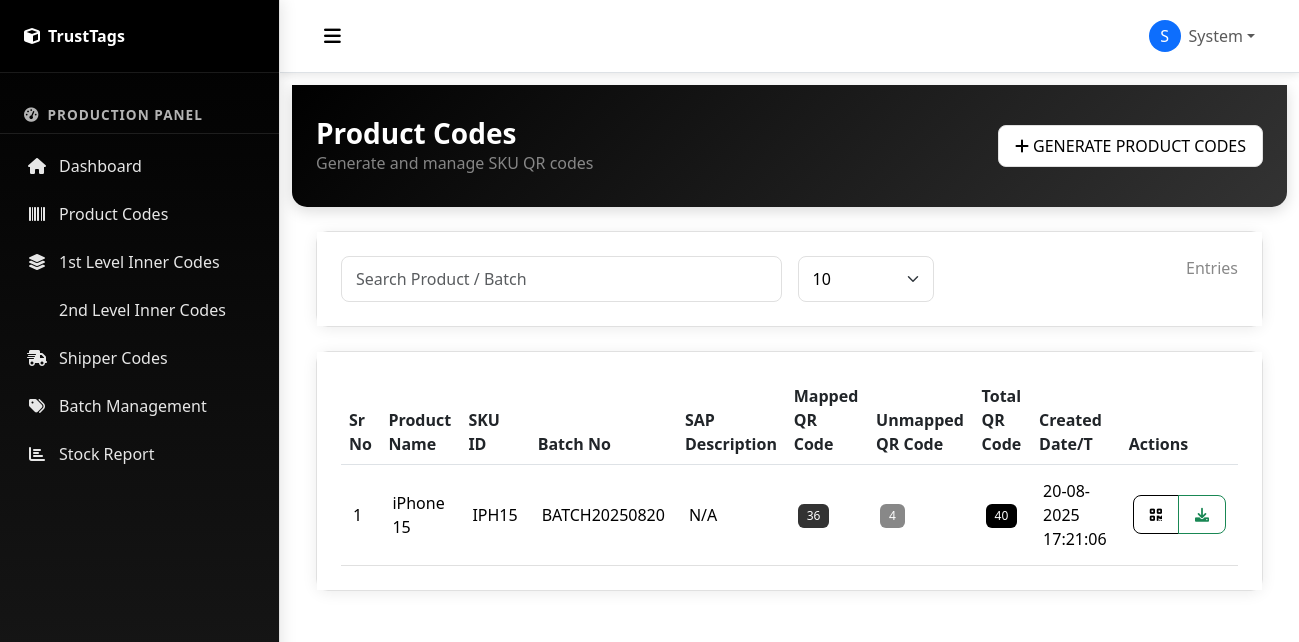
Page /product-codes (signed in) on the committed database.
### models.py (models this page shows, shortened)
class User(UserMixin, db.Model):
    __tablename__ = 'users'
    id = db.Column(db.Integer, primary_key=True)
    email = db.Column(db.String(120), unique=True, nullable=False)
    password_hash = db.Column(db.String(256), nullable=False)
    first_name = db.Column(db.String(100), nullable=True)
    last_name = db.Column(db.String(100), nullable=True)
    profile_image_url = db.Column(db.String, nullable=True)
    role = db.Column(db.String(20), default='user')  # user, admin
    factory_id = db.Column(db.String, nullable=True)
    is_active = db.Column(db.Boolean, default=True)
    created_at = db.Column(db.DateTime, default=datetime.now)
    updated_at = db.Column(db.DateTime, default=datetime.now, onupdate=datetime.now)

class ProductCode(db.Model):
    __tablename__ = 'product_codes'
    id = db.Column(db.Integer, primary_key=True)
    product_id = db.Column(db.String, db.ForeignKey('products.id'), nullable=False)
    batch_id = db.Column(db.String, db.ForeignKey('batches.id'), nullable=False)
    qr_code = db.Column(db.String(500), nullable=False)
    mapped_codes = db.Column(db.Integer, default=0)
    unmapped_codes = db.Column(db.Integer, default=0)
    total_codes = db.Column(db.Integer, default=0)
    created_at = db.Column(db.DateTime, default=datetime.now)
    product = db.relationship('Product', backref='product_codes')
    batch = db.relationship('Batch', backref='product_codes')

class Product(db.Model):
    __tablename__ = 'products'
    id = db.Column(db.String, primary_key=True)
    name = db.Column(db.String(200), nullable=False)
    sku_id = db.Column(db.String(100), unique=True, nullable=False)
    gtin = db.Column(db.String(50), nullable=True)
    mrp = db.Column(db.Float, nullable=True)
    registration_no = db.Column(db.String(100), nullable=True)
    sap_description = db.Column(db.Text, nullable=True)
    image_url = db.Column(db.String(500), nullable=True)
    created_at = db.Column(db.DateTime, default=datetime.now)

class Batch(db.Model):
    __tablename__ = 'batches'
    id = db.Column(db.String, primary_key=True)
    batch_no = db.Column(db.String(100), nullable=False)
    product_id = db.Column(db.String, db.ForeignKey('products.id'), nullable=False)
    factory_id = db.Column(db.String, db.ForeignKey('factories.id'), nullable=False)
    mfg_date = db.Column(db.Date, nullable=False)
    expiry_date = db.Column(db.Date, nullable=False)
    qa_status = db.Column(db.String(20), default='OK')  # OK, Rejected
    responded_by = db.Column(db.String(100), nullable=True)
    responded_date = db.Column(db.DateTime, nullable=True)
    reject_reason = db.Column(db.Text, nullable=True)
    created_at = db.Column(db.DateTime, default=datetime.now)
    product = db.relationship('Product', backref='batches')
    factory = db.relationship('Factory', backref='batches')

### routes.py (the view)
@app.route('/product-codes')
@require_login
def product_codes():
    page = request.args.get('page', 1, type=int)
    codes = ProductCode.query.order_by(ProductCode.created_at.desc()).paginate(
        page=page, per_page=10, error_out=False)
    return render_template('product_codes.html', codes=codes)

### replit_auth.py (called while the page is built)
@login_manager.user_loader
def load_user(user_id):
    try:
        if user_id and user_id.isdigit():
            return User.query.get(int(user_id))
        else:
            return None
    except (ValueError, TypeError):
        return None

def require_login(f):
    @wraps(f)
    def decorated_function(*args, **kwargs):
        if not current_user.is_authenticated:
            return redirect(url_for('auth.login', next=request.url))
        return f(*args, **kwargs)
    return decorated_function

### routes.py (called while the page is built)
@app.before_request
def make_session_permanent():
    session.permanent = True

### templates/product_codes.html (shortened to what this page needs)
{% extends "base.html" %}
{% block content %}
<div class="container-fluid">
    <div class="page-header mb-4">
        <div class="row align-items-center">
            <div class="col">
                <h1 class="h3 text-white mb-0">Product Codes</h1>
                <p class="text-white-50 mb-0">Generate and manage SKU QR codes</p>
            </div>
            <div class="col-auto">
                <a href="{{ url_for('generate_product_codes_page') }}" class="btn btn-light">
                    <i class="fas fa-plus me-1"></i>GENERATE PRODUCT CODES
                </a>
            </div>
        </div>
    </div>
    <div class="card mb-4">
        <div class="card-body">
            <div class="row g-3">
                <div class="col-md-6">
                    <input type="text" class="form-control" placeholder="Search Product / Batch" id="searchInput">
                </div>
                <div class="col-md-2">
                    <select class="form-select">
                        <option>10</option>
                    </select>
                </div>
                <div class="col-md-4 text-end">
                    <span class="text-muted">Entries</span>
                </div>
            </div>
        </div>
    </div>
    <div class="card">
        <div class="card-body">
            {% if codes.items %}
            <div class="table-responsive">
                <table class="table table-hover" id="productCodesTable">
                    <thead class="table-purple">
                        <tr>
                            <th>Sr No</th>
                            <th>Product Name</th>
                            <th>SKU ID</th>
                            <th>Batch No</th>
                            <th>SAP Description</th>
                            <th>Mapped QR Code</th>
                            <th>Unmapped QR Code</th>
                            <th>Total QR Code</th>
                            <th>Created Date/T</th>
                            <th>Actions</th>
                        </tr>
                    </thead>
                    <tbody>
                        {% for code in codes.items %}
                        <tr>
                            <td>{{ loop.index + (codes.page - 1) * codes.per_page }}</td>
                            <td>{{ code.product.name if code.product else 'N/A' }}</td>
                            <td>{{ code.product.sku_id if code.product else 'N/A' }}</td>
                            <td>{{ code.batch.batch_no if code.batch else 'N/A' }}</td>
                            <td>{{ code.product.sap_description if code.product and code.product.sap_description else 'N/A' }}</td>
                            <td><span class="badge bg-success">{{ code.mapped_codes }}</span></td>
                            <td><span class="badge bg-warning">{{ code.unmapped_codes }}</span></td>
                            <td><span class="badge bg-primary">{{ code.total_codes }}</span></td>
                            <td>{{ code.created_at.strftime('%d-%m-%Y %H:%M:%S') }}</td>
                            <td>
                                <div class="btn-group btn-group-sm">
                                    <button class="btn btn-outline-primary" onclick="viewQRCode('{{ code.id }}')" title="View QR Code">
                                        <i class="fas fa-qrcode"></i>
                                    </button>
                                    <a href="{{ url_for('export_codes', code_id=code.id) }}" class="btn btn-outline-success" title="Download Excel">
                                        <i class="fas fa-download"></i>
                                    </a>
                                </div>
                            </td>
                        </tr>
                        {% endfor %}
                    </tbody>
                </table>
            </div>
            {% endif %}
        </div>
    </div>
</div>
{% endblock %}

### templates/base.html (shortened to what this page needs)
<!DOCTYPE html>
<html lang="en">
<head>
    <link href="https://cdn.jsdelivr.net/npm/bootstrap@5.3.0/dist/css/bootstrap.min.css" rel="stylesheet">
    <link rel="stylesheet" href="https://cdnjs.cloudflare.com/ajax/libs/font-awesome/6.0.0/css/all.min.css">
    <link rel="stylesheet" href="https://cdn.datatables.net/1.13.4/css/dataTables.bootstrap5.min.css">
    <link rel="stylesheet" href="{{ url_for('static', filename='css/style.css') }}">
</head>
<body>
    <div class="wrapper">
        {% if current_user.is_authenticated %}
        <nav class="sidebar" id="sidebar">
            <div class="sidebar-header">
                <div class="d-flex align-items-center">
                    <i class="fas fa-cube text-white me-2"></i>
                    <span class="text-white fw-bold">TrustTags</span>
                </div>
            </div>
            <ul class="sidebar-menu">
                <li class="sidebar-section">
                    <i class="fas fa-tachometer-alt"></i>
                    <span>Production Panel</span>
                </li>
                <li class="menu-item">
                    <a href="{{ url_for('dashboard') }}">
                        <i class="fas fa-home"></i>
                        <span>Dashboard</span>
                    </a>
                </li>
                <li class="menu-item">
                    <a href="{{ url_for('product_codes') }}">
                        <i class="fas fa-barcode"></i>
                        <span>Product Codes</span>
                    </a>
                </li>
                <li class="menu-item">
                    <a href="{{ url_for('first_level_codes') }}">
                        <i class="fas fa-layer-group"></i>
                        <span>1st Level Inner Codes</span>
                    </a>
                </li>
                <li class="menu-item">
                    <a href="{{ url_for('second_level_codes') }}">
                        <span>2nd Level Inner Codes</span>
                    </a>
                </li>
                <li class="menu-item">
                    <a href="{{ url_for('shipper_codes') }}">
                        <i class="fas fa-shipping-fast"></i>
                        <span>Shipper Codes</span>
                    </a>
                </li>
                <li class="menu-item">
                    <a href="{{ url_for('batch_management') }}">
                        <i class="fas fa-tags"></i>
                        <span>Batch Management</span>
                    </a>
                </li>
                <li class="menu-item">
                    <a href="{{ url_for('stock_report') }}">
                        <i class="fas fa-chart-bar"></i>
                        <span>Stock Report</span>
                    </a>
                </li>
            </ul>
        </nav>
        {% endif %}
        <div class="main-content" id="main-content">
            {% if current_user.is_authenticated %}
            <nav class="navbar navbar-expand-lg navbar-light bg-white border-bottom">
                <div class="container-fluid">
                    <button class="btn btn-link" id="sidebarToggle">
                        <i class="fas fa-bars"></i>
                    </button>
                    <div class="navbar-nav ms-auto">
                        <div class="nav-item dropdown">
                            <a class="nav-link dropdown-toggle d-flex align-items-center" href="#" role="button" data-bs-toggle="dropdown">
                                {% if current_user.profile_image_url %}
                                <img src="{{ current_user.profile_image_url }}" alt="Profile" class="rounded-circle me-2" width="32" height="32" style="object-fit: cover;">
                                {% else %}
                                <div class="rounded-circle bg-primary text-white d-flex align-items-center justify-content-center me-2" style="width: 32px; height: 32px;">
                                    {{ (current_user.first_name or current_user.email)[0].upper() }}
                                </div>
                                {% endif %}
                                <span>{{ current_user.first_name or current_user.email }}</span>
                            </a>
                        </div>
                    </div>
                </div>
            </nav>
            {% endif %}
            <div class="content-wrapper">
                {% block content %}{% endblock %}
            </div>
        </div>
    </div>
</body>
</html>

### static/css/style.css (style rules this page uses)
:root { --primary-color: #000000; --primary-dark: #1a1a1a; --primary-light: #333333; --secondary-color: #666666; --light-gray: #f8f9fa; --dark-bg: #000000; --sidebar-width: 280px; --accent-color: #ffffff; --border-color: #e0e0e0; --text-muted: #888888; }
body { font-family: 'Segoe UI', Tahoma, Geneva, Verdana, sans-serif; background-color: #ffffff; margin: 0; padding: 0; color: #000000; }
.wrapper { display: flex; min-height: 100vh; }
.sidebar { width: var(--sidebar-width); background: linear-gradient(180deg, #000000 0%, #1a1a1a 100%); position: fixed; top: 0; left: 0; height: 100vh; overflow-y: auto; transition: all 0.3s ease; z-index: 1000; box-shadow: 2px 0 15px rgba(0, 0, 0, 0.1); border-right: 1px solid var(--border-color); }
.sidebar-header { padding: 1.5rem; border-bottom: 1px solid rgba(255, 255, 255, 0.1); background: #000000; }
.sidebar-menu { list-style: none; padding: 0; margin: 1rem 0; }
.sidebar-section { padding: 1rem 1.5rem 0.5rem; color: rgba(255, 255, 255, 0.7); font-size: 0.85rem; font-weight: 600; text-transform: uppercase; letter-spacing: 1px; display: flex; align-items: center; border-bottom: 1px solid rgba(255, 255, 255, 0.1); margin-bottom: 0.5rem; }
.sidebar-section i { margin-right: 0.5rem; font-size: 0.9rem; }
.menu-item { margin: 0; }
.menu-item a { display: flex; align-items: center; padding: 0.75rem 1.5rem; color: rgba(255, 255, 255, 0.9); text-decoration: none; transition: all 0.3s ease; border-left: 3px solid transparent; }
.menu-item a i { margin-right: 0.75rem; width: 20px; text-align: center; font-size: 1rem; }
.main-content { flex: 1; margin-left: var(--sidebar-width); transition: all 0.3s ease; min-height: 100vh; background-color: #ffffff; }
.navbar { box-shadow: 0 2px 8px rgba(0, 0, 0, 0.1); padding: 0.75rem 1.5rem; background-color: #ffffff !important; border-bottom: 1px solid var(--border-color); }
.navbar .btn-link { color: var(--primary-color); border: none; padding: 0.5rem; font-size: 1.2rem; }
.page-header { background: linear-gradient(135deg, #000000 0%, #333333 100%); padding: 2rem 1.5rem; margin: -0.75rem -1.5rem 0; border-radius: 0 0 15px 15px; box-shadow: 0 4px 15px rgba(0, 0, 0, 0.15); }
.page-header h1 { font-size: 1.75rem; font-weight: 600; margin-bottom: 0.25rem; color: #ffffff; }
.page-header p { color: rgba(255, 255, 255, 0.8); }
.content-wrapper { padding: 1.5rem; background-color: #ffffff; }
.card { border: 1px solid var(--border-color); border-radius: 12px; box-shadow: 0 2px 15px rgba(0, 0, 0, 0.08); transition: all 0.3s ease; background-color: #ffffff; }
.card-body { padding: 1.5rem; background-color: #ffffff; }
.table { margin-bottom: 0; color: #000000; }
.table tbody tr { transition: all 0.2s ease; }
.table td { vertical-align: middle; padding: 0.875rem 0.75rem; border-bottom: 1px solid var(--border-color); color: #000000; }
.btn { border-radius: 8px; font-weight: 500; transition: all 0.3s ease; padding: 0.5rem 1rem; }
.btn-outline-primary { color: #000000; border-color: #000000; }
.btn-light { background-color: white; border-color: var(--border-color); color: #000000; }
.badge { font-weight: 500; padding: 0.5em 0.75em; border-radius: 6px; }
.badge.bg-primary { background-color: #000000 !important; }
.badge.bg-success { background-color: #333333 !important; }
.badge.bg-warning { background-color: #888888 !important; color: white; }
.form-control, .form-select { border: 1px solid var(--border-color); border-radius: 8px; padding: 0.625rem 0.875rem; transition: all 0.3s ease; background-color: #ffffff; color: #000000; }
.fade-in-up { animation: fadeInUp 0.6s ease-out; }
.text-muted { color: var(--text-muted) !important; }
.text-white { color: #ffffff !important; }
.text-white-50 { color: rgba(255, 255, 255, 0.5) !important; }

### rows in the picture
User: first_name "S", first_name "System"
ProductCode: product "iPhone 15", product "IPH15", batch "BATCH20250820", product "N/A", mapped_codes "36", unmapped_codes "4", total_codes "40", created_at "20-08-2025 17:21:06"
